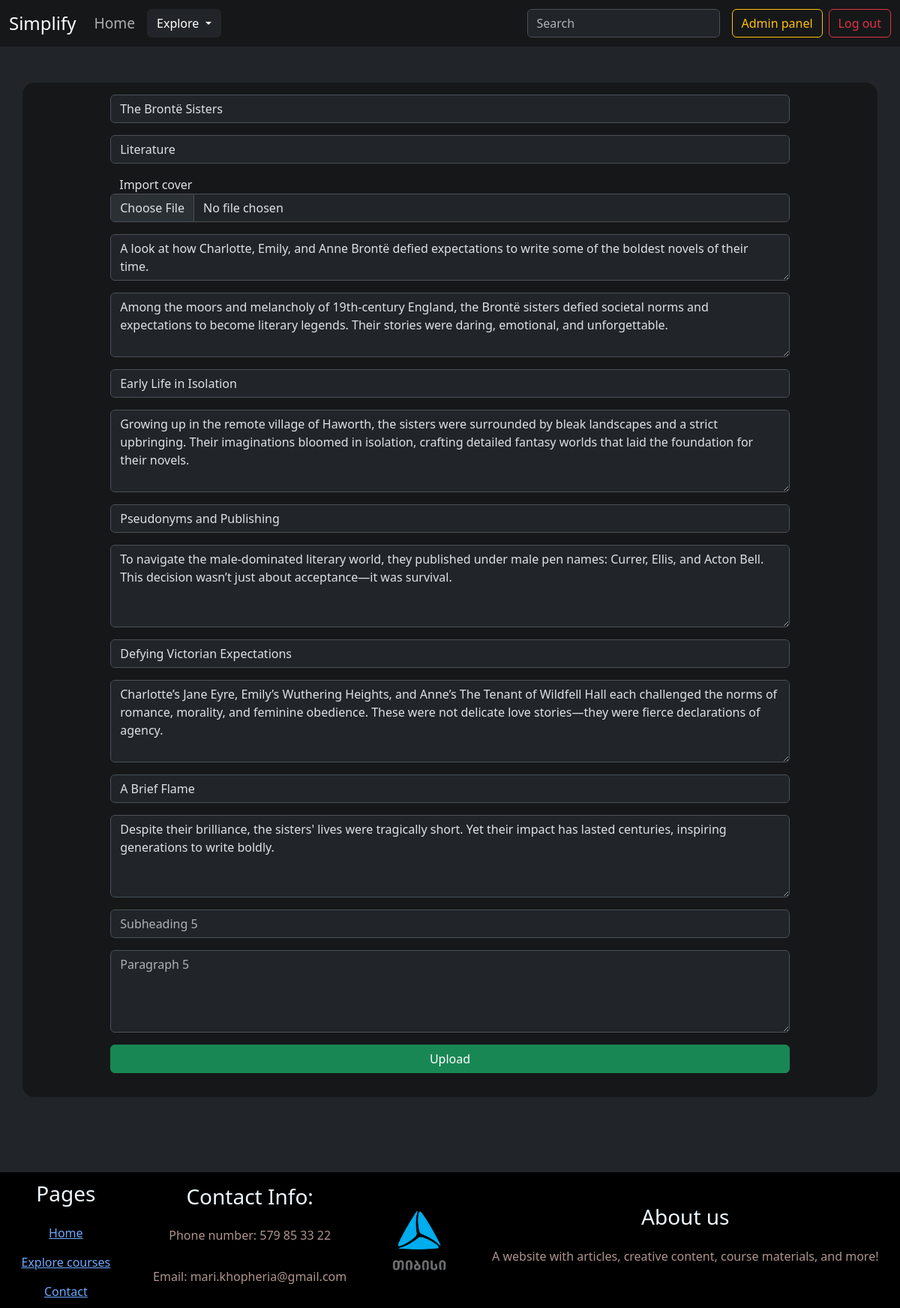
The app's page /category/Literature/edit_article/1 (signed in) with its own data.
### models.py (models this page shows, shortened)
class BaseModel:
    def create(self):
        db.session.add(self)
        db.session.commit()

class Article(db.Model, BaseModel):
    __tablename__ = "articles"
    id = db.Column(db.Integer(), primary_key=True)
    category = db.Column(db.String(), nullable=False)
    heading = db.Column(db.String(), nullable=False)
    description = db.Column(db.String(), nullable=False)
    summary = db.Column(db.String(), nullable=False)
    Subheading1 = db.Column(db.String(), nullable=False)
    text1 = db.Column(db.String(), nullable=False)
    Subheading2 = db.Column(db.String(), nullable=False)
    text2 = db.Column(db.String(), nullable=False)
    Subheading3 = db.Column(db.String(), nullable=False)
    text3 = db.Column(db.String(), nullable=False)
    Subheading4 = db.Column(db.String(), nullable=False)
    text4 = db.Column(db.String(), nullable=False)
    Subheading5= db.Column(db.String(),  default="")
    text5 = db.Column(db.String(),  default="")
    image = db.Column(db.String(), default="defaul_photo.jpg")
    created_at = db.Column(db.DateTime, default=datetime.utcnow)

### routes.py (the view, shortened to what this page needs)
@app.route("/category/<category_name>/edit_article/<int:article_id>", methods=["GET", "POST"])
@login_required
@admin_required
def edit_article(article_id, category_name):
    article = Article.query.get(article_id)
    form = AddForm(heading=article.heading, summary=article.summary, category=article.category, description=article.description, subheading1=article.Subheading1, subheading2=article.Subheading2, subheading3=article.Subheading3,
                    subheading4 = article.Subheading4, subheading5 = article.Subheading5, text1 = article.text1, text2 = article.text2,
                    text3 = article.text3, text4 = article.text4, text5 = article.text5)
    return render_template("add.html", form=form, category=category_name)

### models.py (called while the page is built)
@login_manager.user_loader
def load_user(user_id):
    return User.query.get(user_id)

### routes.py (called while the page is built)
def admin_required(f):
    @wraps(f)
    def decorated_function(*args, **kwargs):
        if current_user.role != "admin":
            flash("You don't have permission to access this page", "danger")
            return redirect("/")
        return f(*args, **kwargs)
    return decorated_function

### templates/add.html (shortened to what this page needs)
{% extends "base.html" %}
{% block content %}
    <div class="row center" style="justify-content: center;">
    <form class="col-lg-5" method="post" enctype="multipart/form-data" style="width: 80%;">
      <div class="mb-3 row">
          {{ form.heading(class="form-control", placeholder=form.heading.label.text) }}
        </div>
      <div class="mb-3 row">
          {{ form.category(class="form-control") }}
        </div>
      <div class="mb-3 row">
        {{ form.image.label }}
        {{ form.image(class="form-control") }}
        </div>
        <div class="mb-3 row">
          {{ form.description(class="form-control", placeholder=form.description.label.text) }}
        </div>
        <div class="mb-3 row">
          {{ form.summary(class="form-control", placeholder=form.summary.label.text, rows=3) }}
        </div>
        <div class="mb-3 row">
          {{ form.subheading1(class="form-control", placeholder=form.subheading1.label.text) }}
        </div>
      <div class="mb-3 row">
          {{ form.text1(class="form-control", placeholder=form.text1.label.text, rows=4) }}
        </div>
        <div class="mb-3 row">
          {{ form.subheading2(class="form-control", placeholder=form.subheading2.label.text) }}
        </div>
      <div class="mb-3 row">
          {{ form.text2(class="form-control", placeholder=form.text2.label.text, rows=4) }}
        </div>
        <div class="mb-3 row">
          {{ form.subheading3(class="form-control", placeholder=form.subheading3.label.text) }}
        </div>
      <div class="mb-3 row">
          {{ form.text3(class="form-control", placeholder=form.text3.label.text, rows=4) }}
        </div>
        <div class="mb-3 row">
          {{ form.subheading4(class="form-control", placeholder=form.subheading4.label.text) }}
        </div>
      <div class="mb-3 row">
          {{ form.text4(class="form-control", placeholder=form.text4.label.text, rows=4) }}
        </div>
        <div class="mb-3 row">
          {{ form.subheading5(class="form-control", placeholder=form.subheading5.label.text) }}
        </div>
      <div class="mb-3 row">
          {{ form.text5(class="form-control", placeholder=form.text5.label.text, rows=4) }}
        </div>
      <div class="mb-3 row">
          {{ form.upload_button(class="btn btn-success", placeholder=form.upload_button.label.text) }}
        </div>
      </form>
    </div>
{% endblock %}

### static/css/styles.css (style rules this page uses)
.center { display: flex; justify-content: center !important; }

### records on screen
Article: heading "The Brontë Sisters", category "Literature", description "A look at how Charlotte, Emily, and Anne Brontë defied expectations to write some of the boldest novels of their time.", summary "Among the moors and melancholy of 19th-century England, the Brontë sisters defied societal norms and expectations to become literary legends. Their stories were daring, emotional, and unforgettable.", text1 "Growing up in the remote village of Haworth, the sisters were surrounded by bleak landscapes and a strict upbringing. Their imaginations bloomed in isolation, crafting detailed fantasy worlds that laid the foundation for their novels.", text2 "To navigate the male-dominated literary world, they published under male pen names: Currer, Ellis, and Acton Bell. This decision wasn’t just about acceptance—it was survival.", text3 "Charlotte’s Jane Eyre, Emily’s Wuthering Heights, and Anne’s The Tenant of Wildfell Hall each challenged the norms of romance, morality, and feminine obedience. These were not delicate love stories—they were fierce declarations of agency.", text4 "Despite their brilliance, the sisters' lives were tragically short. Yet their impact has lasted centuries, inspiring generations to write boldly."
